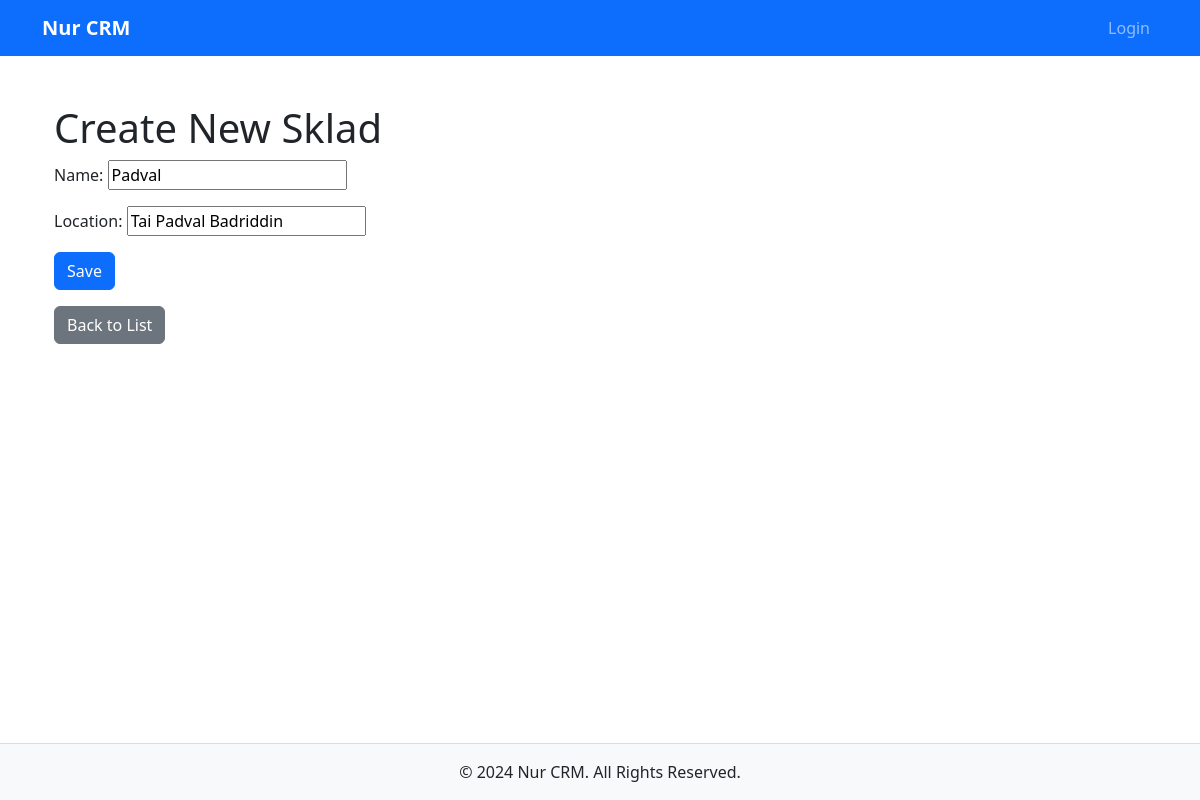
Before: /nur/sklad/update/1/ with the older database file.
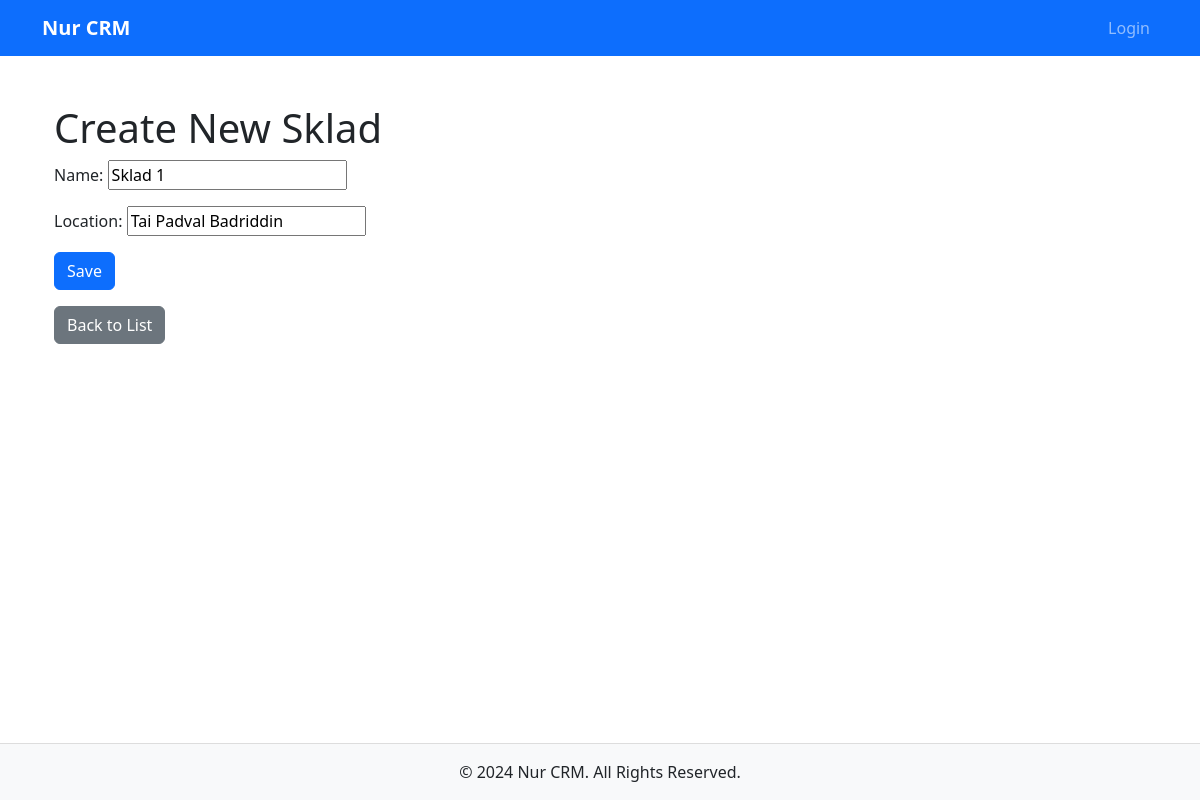
After: the same page with the newer database file.
### Nur/models.py (models this page shows, shortened)
class Sklad(models.Model):
    name = models.CharField(max_length=50)
    location = models.CharField(max_length=50)
    is_active = models.BooleanField(default=True)

### Nur/views.py (the view)
# urls.py: path('sklad/update/<int:pk>/', SkladUpdateView.as_view(), name='sklad-update'),
class SkladUpdateView(generic.UpdateView):
    model = Sklad
    fields = ['name', 'location']
    template_name = 'sklad/sklad_form.html'
    success_url = reverse_lazy('sklad-list')

### templates/sklad/sklad_form.html (shortened to what this page needs)
{% extends 'main/base.html' %}
{% block content %}
    <div class="container mt-4">
        <h1>Create New Sklad</h1>
        <form method="post">
            {{ form.as_p }}
            <button type="submit" class="btn btn-primary">Save</button>
        </form>
        <a href="{% url 'sklad-list' %}" class="btn btn-secondary mt-3">Back to List</a>
    </div>
{% endblock %}

Changed rows visible on the page:
changed Sklad "Tai Padval Badriddin": name "Padval" → "Sklad 1"
